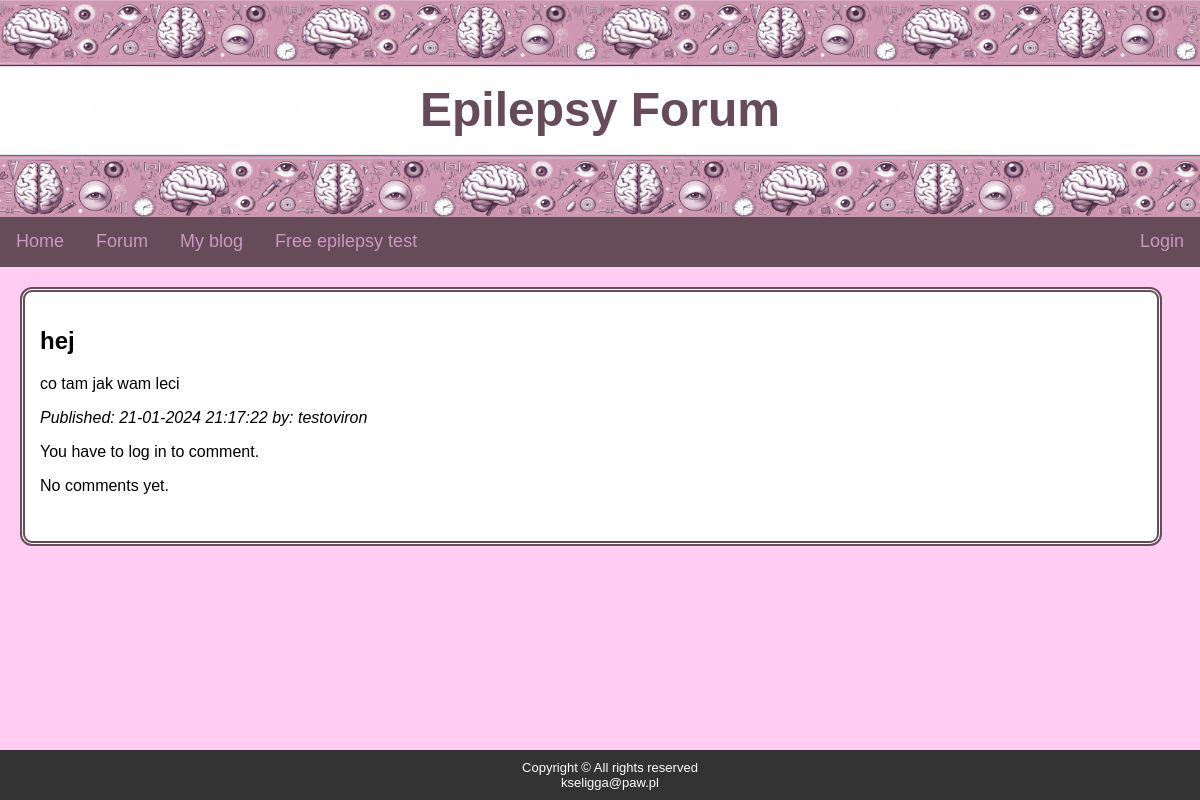
/forum/threads/11, run on the app's committed database.
### blog/models.py (models this page shows, shortened)
class Thread(models.Model):
    title = models.CharField(max_length=100)
    content = models.TextField()
    pub_date = models.DateTimeField('date published')
    author = models.CharField(max_length=31)

### blog/views.py (the view)
# urls.py: path('forum/threads/<int:thread_id>', views.thread, name='thread'),
def thread(request, thread_id):
    thread = Thread.objects.get(id=thread_id)
    responses = Response.objects.filter(thread=thread).order_by('-pub_date')
    if request.method == 'POST':
        form = ResponseForm(request.POST)
        if form.is_valid() and request.user.is_authenticated:
            r = Response(thread=thread,
                         author=request.user.username,
                         content=form.cleaned_data["response"],
                         pub_date=timezone.now())
            r.save()
            return HttpResponseRedirect(f'/forum/threads/{thread.id}')
    else:
        form = ResponseForm()
    context = {'thread': thread,
               'responses': responses,
               'form': form}
    return render(request, 'blog/thread.html', context=context)

### templates/blog/thread.html
{% extends "blog/base.html" %}
{% block content %}
<h2>{{ thread.title }}</h2>
<p>{{ thread.content }}</p>
<p><em>Published: {{ thread.pub_date|date:"d-m-Y H:i:s" }} by: {{thread.author}}</em></p>
{% if user.is_authenticated %}
<form class="postingForm" method="POST" action="{% url 'thread' thread.id %}">
    {% csrf_token %}
    <table>
        {{ form.as_table }}
    </table>
    <input type="submit" value="Comment as {{ user.username }}">
</form>
{% else %}
<p>You have to log in to comment.</p>
{% endif %}
{% if responses|length > 0 %}
{% for response in responses %}
<div class="comment">
    <strong>{{ response.author }}</strong>
    <p>{{ response.content }} </p>
    <em>{{ response.pub_date|date:"d-m-Y H:i:s" }}</em>
</div>
{% endfor %}
{% else %}
<p>No comments yet.</p>
{% endif %}
{% endblock %}

### static/blog/style.css (style rules this page uses)
body { font-family: Helvetica, sans-serif; background-color: #ffcdf2; margin: 0; padding: 0; background-image: url("/static/blog/banner.png"); background-repeat: repeat-x; background-size: 300px 220px; }

### data on the page
Thread: title "hej", content "co tam jak wam leci", pub_date "21-01-2024 21:17:22", author "testoviron"
